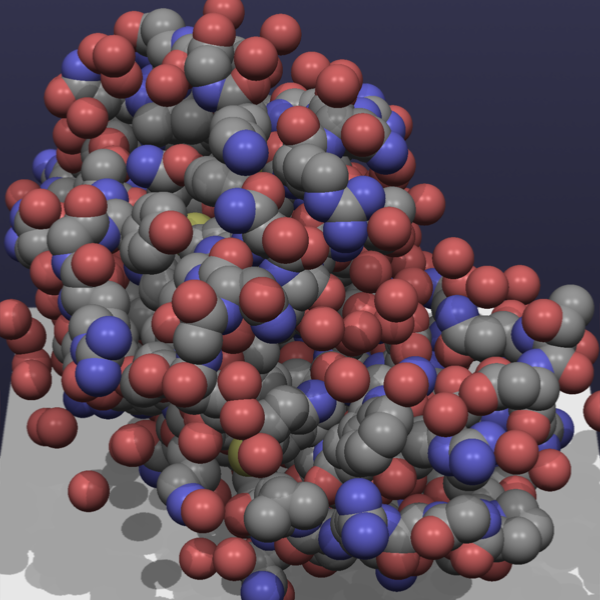

Source code (Python):
#!/usr/bin/env python
# Demonstrate vtkOpenGLMoleculeMapper with shadows, depth of field, and SSAA passes.

import os

import vtkmodules.vtkInteractionStyle  # noqa: F401
import vtkmodules.vtkRenderingOpenGL2  # noqa: F401

from vtkmodules.vtkCommonCore import vtkLookupTable
from vtkmodules.vtkDomainsChemistry import vtkMoleculeMapper, vtkPeriodicTable
from vtkmodules.vtkDomainsChemistryOpenGL2 import vtkOpenGLMoleculeMapper
from vtkmodules.vtkFiltersSources import vtkPlaneSource
from vtkmodules.vtkIOChemistry import vtkPDBReader
from vtkmodules.vtkRenderingCore import (
    vtkActor,
    vtkLight,
    vtkPolyDataMapper,
    vtkRenderWindow,
    vtkRenderWindowInteractor,
    vtkRenderer,
)
from vtkmodules.vtkRenderingOpenGL2 import (
    vtkCameraPass,
    vtkDepthOfFieldPass,
    vtkRenderPassCollection,
    vtkSSAAPass,
    vtkSequencePass,
    vtkShadowMapPass,
)

data_dir = os.environ.get("VPE_DATA_DIR", os.path.dirname(os.path.abspath(__file__)))

# Read protein from PDB file.
reader = vtkPDBReader()
reader.SetFileName(os.path.join(data_dir, "2LYZ.pdb"))
reader.Update()

# OpenGL molecule mapper with VDW radii, no bonds.
mol_mapper = vtkOpenGLMoleculeMapper()
mol_mapper.SetInputConnection(reader.GetOutputPort(1))
mol_mapper.SetRenderBonds(False)
mol_mapper.SetAtomicRadiusType(vtkMoleculeMapper.VDWRadius)
mol_mapper.SetAtomicRadiusScaleFactor(0.9)

# Desaturate the default periodic table lookup table.
periodic_table = vtkPeriodicTable()
lookup_table = vtkLookupTable()
periodic_table.GetDefaultLUT(lookup_table)
num_colors = lookup_table.GetNumberOfColors()
for i in range(num_colors):
    rgb = lookup_table.GetTableValue(i)
    lookup_table.SetTableValue(i, 0.45 + rgb[0] * 0.55, 0.45 + rgb[1] * 0.55, 0.45 + rgb[2] * 0.55)
mol_mapper.SetLookupTable(lookup_table)

# Actor with material properties.
actor = vtkActor()
actor.SetMapper(mol_mapper)
actor.GetProperty().SetAmbient(0.3)
actor.GetProperty().SetDiffuse(0.7)
actor.GetProperty().SetSpecular(0.4)
actor.GetProperty().SetSpecularPower(40)

# Shader replacement for ambient color.
shader_property = actor.GetShaderProperty()
shader_property.AddFragmentShaderReplacement(
    "//VTK::Color::Impl",
    True,
    "//VTK::Color::Impl\n  ambientColor = diffuseColor*0.2;\n",
    False,
)

# Rendering pipeline.
renderer = vtkRenderer()
renderer.AddActor(actor)
renderer.ResetCamera()
renderer.GetActiveCamera().Zoom(1.7)
renderer.GetActiveCamera().SetFocalDisk(renderer.GetActiveCamera().GetDistance() * 0.05)
renderer.SetBackground2(0.2, 0.2, 0.3)
renderer.SetBackground(0.1, 0.1, 0.15)
renderer.GradientBackgroundOn()

render_window = vtkRenderWindow()
render_window.SetSize(600, 600)
render_window.AddRenderer(renderer)
render_window.SetWindowName("pdb ball and stick shadows dofssaa")

# Ground plane below molecule.
bounds = mol_mapper.GetBounds()
plane = vtkPlaneSource()
plane.SetOrigin(bounds[0], bounds[2], bounds[4])
plane.SetPoint1(bounds[1], bounds[2], bounds[4])
plane.SetPoint2(bounds[0], bounds[2], bounds[5])

plane_mapper = vtkPolyDataMapper()
plane_mapper.SetInputConnection(plane.GetOutputPort())

plane_actor = vtkActor()
plane_actor.SetMapper(plane_mapper)
renderer.AddActor(plane_actor)

# Lights with shadow attenuation.
light_1 = vtkLight()
light_1.SetFocalPoint(0, 0, 0)
light_1.SetPosition(-0.3, 0.9, 0.3)
light_1.SetIntensity(0.5)
light_1.SetShadowAttenuation(0.6)
renderer.AddLight(light_1)

light_2 = vtkLight()
light_2.SetFocalPoint(0, 0, 0)
light_2.SetPosition(0.3, 0.9, 0.3)
light_2.SetIntensity(0.5)
light_2.SetShadowAttenuation(0.6)
renderer.AddLight(light_2)

# Shadow map pass pipeline.
shadows = vtkShadowMapPass()

sequence_pass = vtkSequencePass()
passes = vtkRenderPassCollection()
passes.AddItem(shadows.GetShadowMapBakerPass())
passes.AddItem(shadows)
sequence_pass.SetPasses(passes)

camera_pass = vtkCameraPass()
camera_pass.SetDelegatePass(sequence_pass)

# Depth of field pass.
dof_pass = vtkDepthOfFieldPass()
dof_pass.SetDelegatePass(camera_pass)

# SSAA pass.
ssaa_pass = vtkSSAAPass()
ssaa_pass.SetDelegatePass(dof_pass)

# Set render pass pipeline on OpenGL renderer.
renderer.SetPass(ssaa_pass)

render_window.Render()

# Reset camera to final position.
renderer.GetActiveCamera().SetPosition(0, 0, 1)
renderer.GetActiveCamera().SetFocalPoint(0, 0, 0)
renderer.GetActiveCamera().SetViewUp(0, 1, 0)
renderer.ResetCamera()
renderer.GetActiveCamera().Elevation(40.0)
renderer.GetActiveCamera().Zoom(2.0)

render_window.SetMultiSamples(0)

interactor = vtkRenderWindowInteractor()
interactor.SetRenderWindow(render_window)

interactor.Initialize()
interactor.Start()
